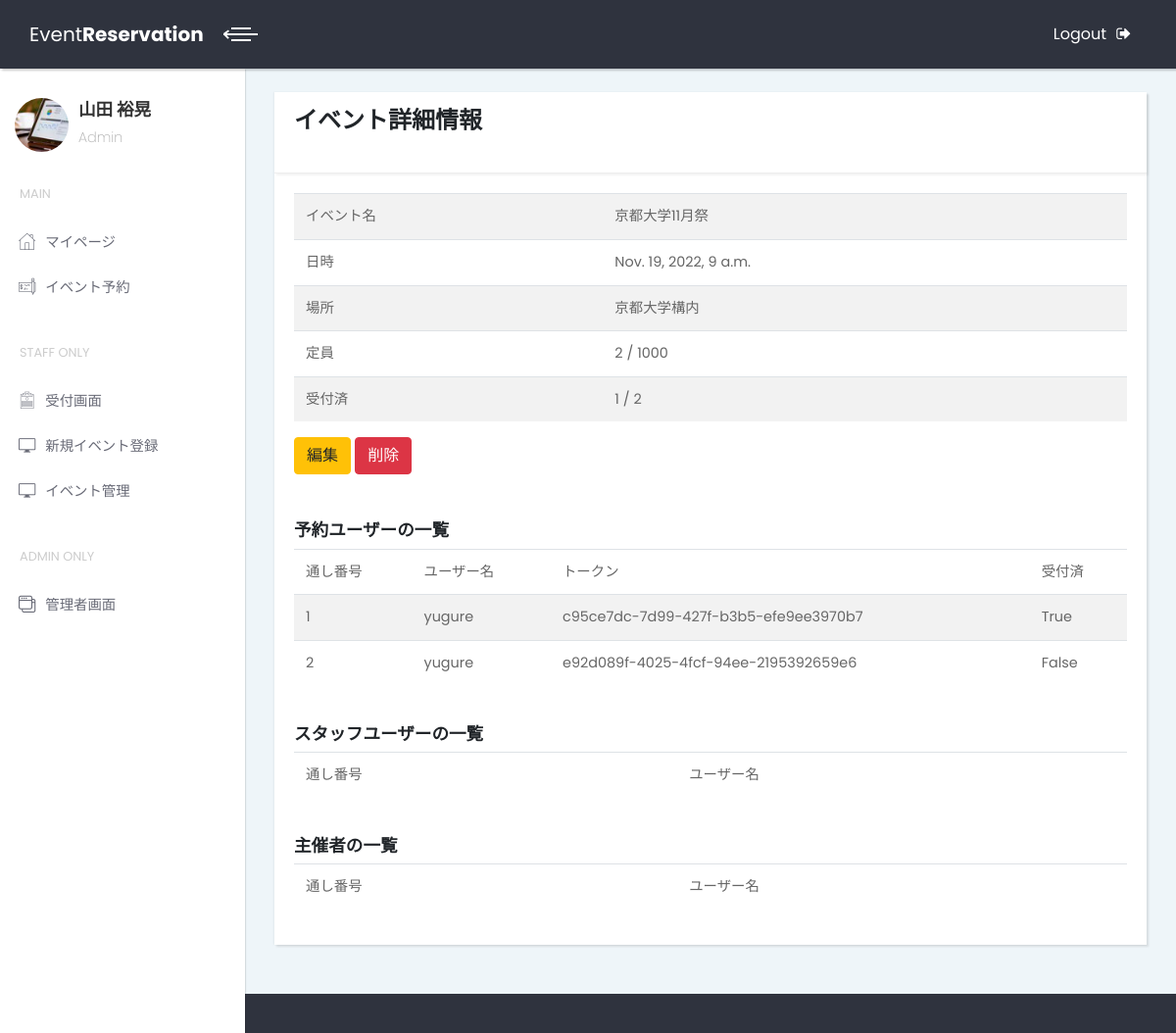
/event/event-host-detail/1, run on an earlier commit of the app's database.
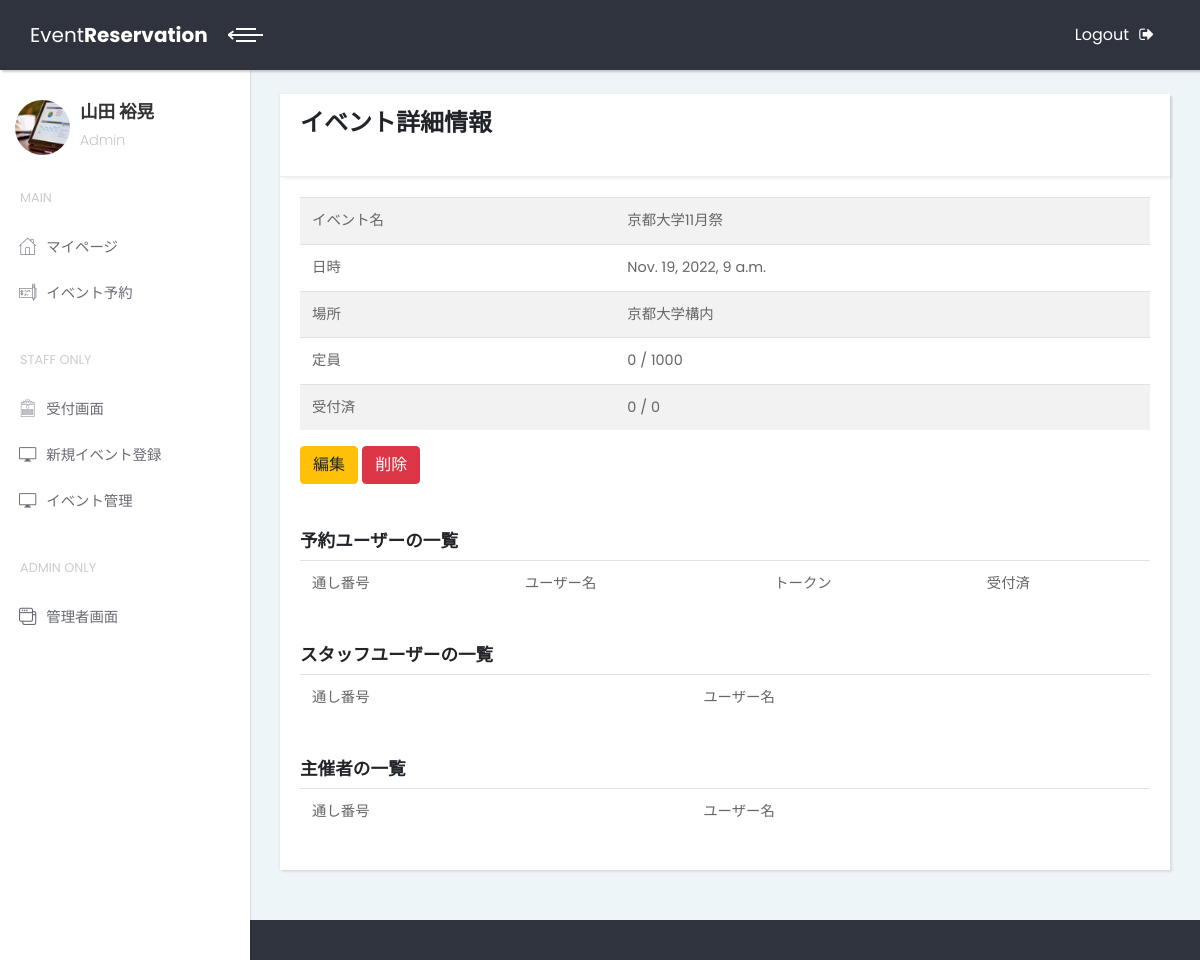
And on a later commit of the database.
### reserve/models.py (models this page shows)
class Reservation(models.Model):
    class Meta(object):
        verbose_name = '予約'
        verbose_name_plural = '予約'
    user = models.ForeignKey(
        'home.Account',
        on_delete = models.CASCADE,
        related_name = 'u',
        verbose_name = 'ユーザー',
    )
    event = models.ForeignKey(
        'event.Event',
        on_delete = models.CASCADE,
        related_name = 'e',
        verbose_name = 'イベント',
    )
    token = models.UUIDField(
        primary_key = True,
        default=uuid4,
        verbose_name = 'トークン',
        max_length = 50,
    )
    accepted = models.BooleanField(
        verbose_name = '受付済'
    )

### home/models.py (models this page shows)
class Account(AbstractUser):
    class Meta(object):
        verbose_name = 'アカウント'
        verbose_name_plural = 'アカウント'

### event/views.py (the view)
# urls.py: path('event-host-detail/<int:pk>', views.EventHostDetailView.as_view(),
class EventHostDetailView(generic.DetailView):
    model = Event
    template_name = "event/host_detail.html"
    def get_context_data(self, **kwargs):
        context = super().get_context_data(**kwargs)
        id = self.kwargs['pk']
        context['count'] = Reservation.objects.filter(event=id).count()
        context['accepted_count'] = Reservation.objects.filter(event=id, accepted=True).count()
        context['reserved'] = Reservation.objects.filter(event=id)
        context['staff'] = Reservation.objects.filter(event=id)
        return context

### event/templates/event/host_detail.html (shortened to what this page needs)
{% extends 'home/base-light.html' %} {% load static %} {% load django_bootstrap5 %} {% block title %} イベント登録 {% endblock title %}
{% block contents %}
<div class="container-fluid">
    <br>
    <div class="card">
        <div class="card-header">
            <h1>イベント詳細情報</h1><br>
        </div>
        <div class="card-body">
            <table class="table table-striped">
                <tbody>
                  <tr>
                    <td>イベント名</td>
                    <td>{{ event.title }}</td>
                  </tr>
                  <tr>
                    <td>日時</td>
                    <td>{{ event.date }}</td>
                  </tr>
                  <tr>
                    <td>場所</td>
                    <td>{{ event.place }}</td>
                  </tr>
                  <tr>
                    <td>定員</td>
                    <td>{{ count }} / {{ event.capacity }}</td>
                  </tr>
                  <tr>
                    <td>受付済</td>
                    <td>{{ accepted_count }} / {{ count }}</td>
                  </tr>
                </tbody>
            </table>
            <a href="{% url 'event:event-host-update' event.pk %}" type="button" class="btn btn-warning">編集</a>
            <a href="{% url 'event:event-host-delete' event.pk %}" type="button" class="btn btn-danger">削除</a>
            <br>
            <br>
            <br>
            <h4>予約ユーザーの一覧</h4>
            <table class="table table-striped">
              <thead>
                <tr>
                  <td>通し番号</td>
                  <td>ユーザー名</td>
                  <td>トークン</td>
                  <td>受付済</td>
                </tr>
              </thead>
              <tbody>
                {% for u in reserved %}
                <tr>
                  <td>{{ forloop.counter }}</td>
                  <td>{{ u.user }}</td>
                  <td>{{ u.token }}</td>
                  <td>{{ u.accepted }}</td>
                </tr>
                {% endfor %}
              </tbody>
            </table>
            <br>
            <h4>スタッフユーザーの一覧</h4>
            <table class="table table-striped">
              <thead>
                <tr>
                  <td>通し番号</td>
                  <td>ユーザー名</td>
                </tr>
              </thead>
            </table>
            <br>
            <h4>主催者の一覧</h4>
            <table class="table table-striped">
              <thead>
                <tr>
                  <td>通し番号</td>
                  <td>ユーザー名</td>
                </tr>
              </thead>
            </table>
        </div>
    </div>
</div>
{% endblock %}

What changed in the data, as far as the page shows it:
removed Reservation: user "yugure", token "c95ce7dc-7d99-427f-b3b5-efe9ee3970b7", accepted "True"
removed Reservation: user "yugure", token "e92d089f-4025-4fcf-94ee-2195392659e6", accepted "False"
Also different on the page:
{{ count }}: "2" → "0"
{{ accepted_count }}: "1" → "0"
